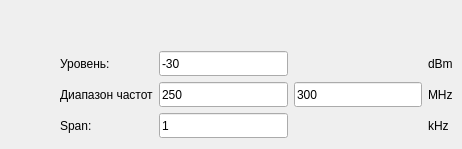
           <widget class="QWidget" name="tab_7">
            <attribute name="title">
             <string>Точность подстройки</string>
            </attribute>
            <widget class="QWidget" name="layoutWidget">
             <property name="geometry">
              <rect>
               <x>60</x>
               <y>51</y>
               <width>393</width>
               <height>89</height>
              </rect>
             </property>
             <layout class="QGridLayout" name="gridLayout_21">
              <item row="0" column="0">
               <widget class="QLabel" name="TST_AFC_levelLabel_3">
                <property name="minimumSize">
                 <size>
                  <width>0</width>
                  <height>25</height>
                 </size>
                </property>
                <property name="maximumSize">
                 <size>
                  <width>999999</width>
                  <height>25</height>
                 </size>
                </property>
                <property name="text">
                 <string>Уровень:</string>
                </property>
               </widget>
              </item>
              <item row="0" column="1">
               <widget class="QLineEdit" name="TST_ACC_levelLineEdit">
                <property name="minimumSize">
                 <size>
                  <width>0</width>
                  <height>25</height>
                 </size>
                </property>
                <property name="maximumSize">
                 <size>
                  <width>999999</width>
                  <height>25</height>
                 </size>
                </property>
                <property name="text">
                 <string>-30</string>
                </property>
               </widget>
              </item>
              <item row="0" column="3">
               <widget class="QLabel" name="TST_AFC_levelUnit_3">
                <property name="minimumSize">
                 <size>
                  <width>0</width>
                  <height>25</height>
                 </size>
                </property>
                <property name="maximumSize">
                 <size>
                  <width>999999</width>
                  <height>25</height>
                 </size>
                </property>
                <property name="text">
                 <string>dBm</string>
                </property>
               </widget>
              </item>
              <item row="1" column="0">
               <widget class="QLabel" name="TST_AFC_freqLabel_6">
                <property name="minimumSize">
                 <size>
                  <width>0</width>
                  <height>25</height>
                 </size>
                </property>
                <property name="maximumSize">
                 <size>
                  <width>999999</width>
                  <height>25</height>
                 </size>
                </property>
                <property name="text">
                 <string>Диапазон частот</string>
                </property>
               </widget>
              </item>
              <item row="1" column="1">
               <widget class="QLineEdit" name="TST_ACC_freqBeginLineEdit">
                <property name="minimumSize">
                 <size>
                  <width>0</width>
                  <height>25</height>
                 </size>
                </property>
                <property name="maximumSize">
                 <size>
                  <width>999999</width>
                  <height>25</height>
                 </size>
                </property>
                <property name="text">
                 <string>250</string>
                </property>
               </widget>
              </item>
              <item row="1" column="2">
               <widget class="QLineEdit" name="TST_ACC_freqEndLineEdit">
                <property name="minimumSize">
                 <size>
                  <width>0</width>
                  <height>25</height>
                 </size>
                </property>
                <property name="maximumSize">
                 <size>
                  <width>999999</width>
                  <height>25</height>
                 </size>
                </property>
                <property name="text">
                 <string>300</string>
                </property>
               </widget>
              </item>
              <item row="1" column="3">
               <widget class="QLabel" name="TST_AFC_freqUnit_6">
                <property name="minimumSize">
                 <size>
                  <width>0</width>
                  <height>25</height>
                 </size>
                </property>
                <property name="maximumSize">
                 <size>
                  <width>999999</width>
                  <height>25</height>
                 </size>
                </property>
                <property name="text">
                 <string>MHz</string>
                </property>
               </widget>
              </item>
              <item row="2" column="0">
               <widget class="QLabel" name="TST_AFC_stepLabel_8">
                <property name="minimumSize">
                 <size>
                  <width>0</width>
                  <height>25</height>
                 </size>
                </property>
                <property name="maximumSize">
                 <size>
                  <width>999999</width>
                  <height>25</height>
                 </size>
                </property>
                <property name="text">
                 <string>Span:</string>
                </property>
               </widget>
              </item>
              <item row="2" column="1">
               <widget class="QLineEdit" name="TST_ACC_spanLineEdit">
                <property name="minimumSize">
                 <size>
                  <width>0</width>
                  <height>25</height>
                 </size>
                </property>
                <property name="maximumSize">
                 <size>
                  <width>16777215</width>
                  <height>25</height>
                 </size>
                </property>
                <property name="text">
                 <string>1</string>
                </property>
               </widget>
              </item>
              <item row="2" column="3">
               <widget class="QLabel" name="TST_AFC_stepUnit_8">
                <property name="minimumSize">
                 <size>
                  <width>0</width>
                  <height>25</height>
                 </size>
                </property>
                <property name="maximumSize">
                 <size>
                  <width>999999</width>
                  <height>25</height>
                 </size>
                </property>
                <property name="text">
                 <string>kHz</string>
                </property>
               </widget>
              </item>
             </layout>
            </widget>
           </widget>
